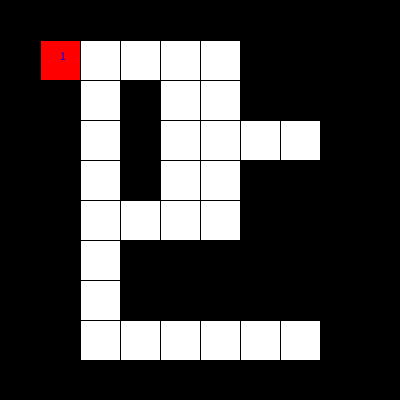
Frame 1 (no input)
Frame 60 (the mouse pressed at the canvas centre just before this capture): identical to frame 1, image omitted
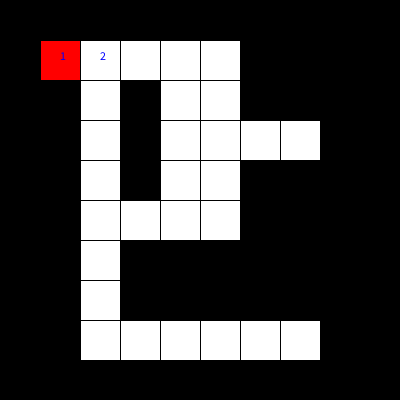
Frame 120 (the mouse held since frame 60 and released just before this capture)

The Processing sketch that drew these frames (run headless with seeded random() and noise(); from frame 60 on, the mouse is pressed at the canvas centre):

// Processing sketch: week15_7_maze_DFS_visited_step_mousePressed_move
// ── week15_7_maze_DFS_visited_step_mousePressed_move.pde
// week15_7_maze_DFS_visited_step_mousePressed_move
int [][] maze = {
  {1,1,1,1,1,1,1,1,1,1},
  {1,0,0,0,0,0,1,1,1,1},
  {1,1,0,1,0,0,1,1,1,1},
  {1,1,0,1,0,0,0,0,1,1},
  {1,1,0,1,0,0,1,1,1,1},
  {1,1,0,0,0,0,1,1,1,1},
  {1,1,0,1,1,1,1,1,1,1},
  {1,1,0,1,1,1,1,1,1,1},
  {1,1,0,0,0,0,0,0,1,1},
  {1,1,1,1,1,1,1,1,1,1},
};
int [][] visited = new int [10][10];
int startI = 1, startJ = 1, I=1, J=1, step=1;
void setup(){
  size(400,400);
  visited[I][J] = step;
}
void draw(){
  for(int i=0; i<maze.length; i++){
    for(int j=0; j<maze[0].length; j++){
      if(maze[i][j]==1) fill(0);
      else fill(255);
      rect(j*40, i*40, 40, 40);
    }
  }
  fill(255,0,0);
  rect(startJ*40, startI*40, 40, 40);
  for(int i=0; i<maze.length; i++){
    for(int j=0; j<maze[0].length; j++){
      if(visited[i][j]>0){
        fill(0,0,255);
        text(""+visited[i][j], j*40+20, i*40+20);
      }
    }
  }
}
void mousePressed(){ //按下mouse會往右走 or往下走
  if(maze[I+1][J]==0){ //下面這格，是空格，可以走
    I = I+1;
    visited[I][J] = ++step;
  }
  else if(maze[I][J+1]==0){
    J = J+1;
    visited[I][J] = ++step;
  }
}
